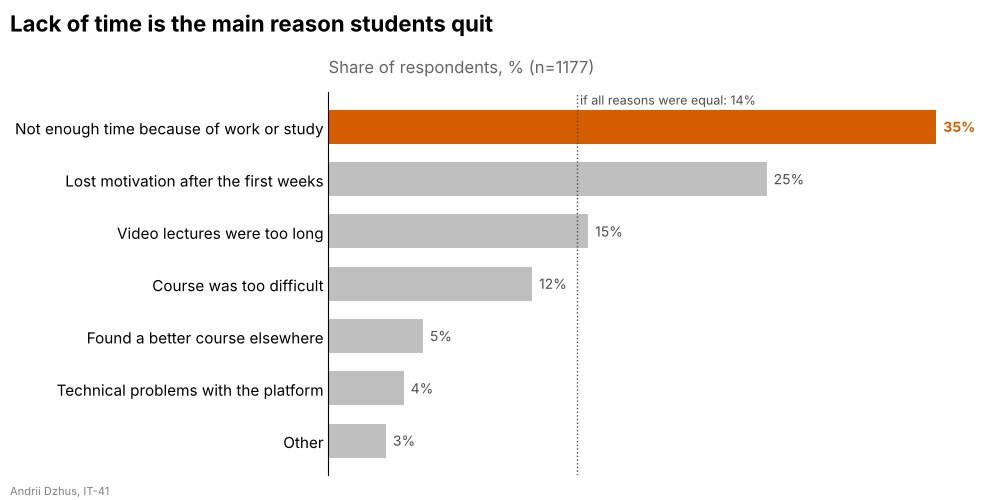

This figure's Python source:
import matplotlib.pyplot as plt
import numpy as np

STUDENT_NAME = "Andrii Dzhus"   # ім'я та прізвище транслітерацією
STUDENT_GROUP = "IT-41"   # група

# опитування: чому студенти покинули онлайн-курс (одна відповідь на людину)
reasons = [
    "Not enough time because of work or study",
    "Course was too difficult",
    "Lost motivation after the first weeks",
    "Video lectures were too long",
    "Found a better course elsewhere",
    "Technical problems with the platform",
    "Other",
]
counts = np.array([412, 138, 297, 176, 64, 51, 39])

ACCENT = "#D55E00"
GRAY = "0.75"

total = counts.sum()
share = counts / total * 100
# barh малює перший елемент унизу: сортуємо за зростанням, найчастіша - вгорі
order = np.argsort(share)
labels = np.array(reasons)[order]
values = share[order]
top = len(values) - 1

colors = [GRAY] * len(values)
colors[top] = ACCENT

fig, ax = plt.subplots(figsize=(10, 5))
bars = ax.barh(labels, values, color=colors, height=0.65)

for index, (bar, value) in enumerate(zip(bars, values)):
    is_top = index == top
    ax.annotate(f"{value:.0f}%", xy=(value, bar.get_y() + bar.get_height() / 2),
                xytext=(5, 0), textcoords="offset points", va="center",
                color=ACCENT if is_top else "0.3",
                fontweight="bold" if is_top else "normal")

# частка, яка була б у кожної відповіді за рівномірного розподілу
equal = 100 / len(reasons)
ax.axvline(equal, color="0.3", linestyle=":", linewidth=1)
# x - у даних, y - у частках області графіка: підпис прилип до верху
ax.text(equal, 1.0, f" if all reasons were equal: {equal:.0f}%",
        transform=ax.get_xaxis_transform(), va="top", fontsize=9, color="0.3")

ax.set_xlim(0, values.max() * 1.08)
ax.set_xticks([])
ax.tick_params(axis="y", length=0, labelsize=11)
ax.spines[["top", "right", "bottom"]].set_visible(False)

# заголовок - висновок з найчастішої відповіді
fig.suptitle("Lack of time is the main reason students quit",
             x=0.01, ha="left", fontsize=16, fontweight="bold")
ax.set_title(f"Share of respondents, % (n={total})", loc="left", color="0.4", pad=14)

fig.text(0.01, 0.01, f"{STUDENT_NAME}, {STUDENT_GROUP}", fontsize=8, color="gray")
fig.tight_layout(rect=(0, 0.02, 1, 1))

fig.savefig("task_2.png", dpi=100)
plt.show()
